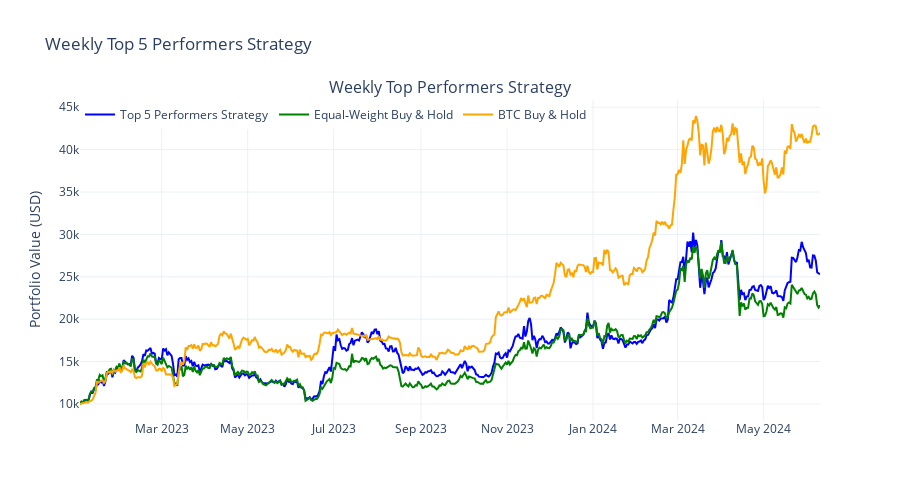

Notebook cell for this chart:
### Code cell
_, metrics = top_performers_strategy_simple(
    crypto_data,
    lookback_period=11,    # Look back 7days for performance ranking
    num_top_coins=5,  # Buy top performers based on the current period
    initial_capital=10000, # Starting with $10,000
    teste=True, # Set to True to print metrics and show plot
    start_date='2023-01-01',
    end_date='2024-09-30',
)

### Figure 1 — Plotly figure (JSON) as saved in the notebook; plotly's stock layout.template omitted (floating-point values rounded to 4 significant figures; data arrays with more than 128 entries replaced by an {"elided": "..."} marker saying what was removed)
{"data": [{"line": {"color": "blue", "width": 2}, "mode": "lines", "name": "Top 5 Performers Strategy", "type": "scatter", "x": {"elided": "526 str values"}, "xaxis": "x", "y": {"elided": "526 float values"}, "yaxis": "y"}, {"line": {"color": "green", "width": 2}, "mode": "lines", "name": "Equal‑Weight Buy & Hold", "type": "scatter", "x": {"elided": "526 str values"}, "xaxis": "x", "y": {"elided": "526 float values"}, "yaxis": "y"}, {"line": {"color": "orange", "width": 2}, "mode": "lines", "name": "BTC Buy & Hold", "type": "scatter", "x": {"elided": "526 str values"}, "xaxis": "x", "y": {"elided": "526 float values"}, "yaxis": "y"}], "layout": {"annotations": [{"font": {"size": 16}, "showarrow": false, "text": "Weekly Top Performers Strategy", "x": 0.5, "xanchor": "center", "xref": "paper", "y": 1, "yanchor": "bottom", "yref": "paper"}], "height": 500, "legend": {"orientation": "h", "x": 0, "y": 1}, "title": {"text": "Weekly Top 5 Performers Strategy"}, "xaxis": {"anchor": "y", "domain": [0, 1]}, "yaxis": {"anchor": "x", "domain": [0, 1], "title": {"text": "Portfolio Value (USD)"}}}}
